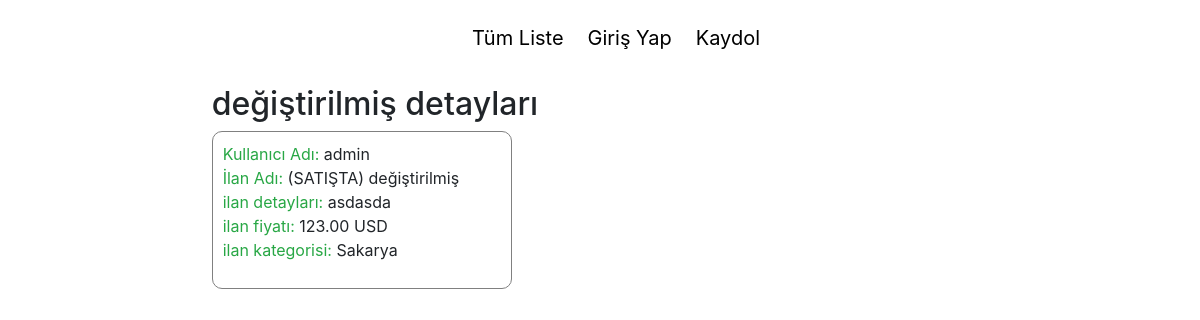
/posts/degistirilmis-1, run on the app's committed database.
### posts/models.py (models this page shows, shortened)
class PostModel(models.Model):
    user = models.ForeignKey(User, on_delete=models.CASCADE, related_name='post_user')
    title = models.CharField(max_length=120)
    about_post = models.CharField(max_length=200)
    price = models.DecimalField(max_digits=10, decimal_places=2)
    currency  = models.CharField(max_length=5, null=True)
    category = models.CharField(max_length=15)
    releaseDate = models.DateTimeField(auto_now_add=True)
    slug = models.SlugField(unique=True, editable=False, max_length=130)
    sold_or_not_model = models.BooleanField(default=False)

### register/models.py (models this page shows)
class CustomUser(AbstractUser):
    email = models.EmailField(_('email address'), unique=True)

### posts/views.py (the view)
# urls.py: path("posts/<slug:slug>", views.post_detail_view, name="post_detail_view"),
def post_detail_view(response, slug):
    postView = PostModel.objects.get(slug=slug)
    ctx = {
        "post": postView,
    }
    return render(response, "posts/post_details.html" , context=ctx)

### posts/templates/posts/post_details.html (shortened to what this page needs)
{% extends 'root/base.html' %}
{% block content %}
    <h2>{{ post.title }} detayları</h2>
        <div class="item_border">
            <ul><span style="color: #28a745">Kullanıcı Adı:</span> {{ post.user }}
                <ul>
                {% if post.sold_or_not_model == True %}
                <li><span style="color: #28a745">İlan Adı:</span> (SATILDI ✅) {{ post.title }}
                {% else %}
                <li><span style="color: #28a745">İlan Adı:</span> (SATIŞTA) {{ post.title }}
                {% endif %}
                        <ul>
                            <li><span style="color: #28a745">ilan detayları:</span>  {{ post.about_post }}</li>
                            <li><span style="color: #28a745">ilan fiyatı:</span> {{ post.price }} {{ post.currency }}</li>
                            <li><span style="color: #28a745">ilan kategorisi:</span> {{ post.category }}</li>
                        </ul>
                    </li>
                </ul>
            </ul>
        </div>
{% endblock %}

### root/static/css/base.css (style rules this page uses)
* { margin: 0; padding: 0; list-style: none; }
html, body { top: 300px; height: 100%; }
.item_border { text-align: left; padding: 10px; width: 300px; height: auto; border: 1px solid grey; border-radius: 10px; float: left; margin-right: 10px; margin-bottom: 10px; }

### data on the page
PostModel: title "değiştirilmiş", user "admin", about_post "asdasda", price "123.00", currency "USD", category "Sakarya"
